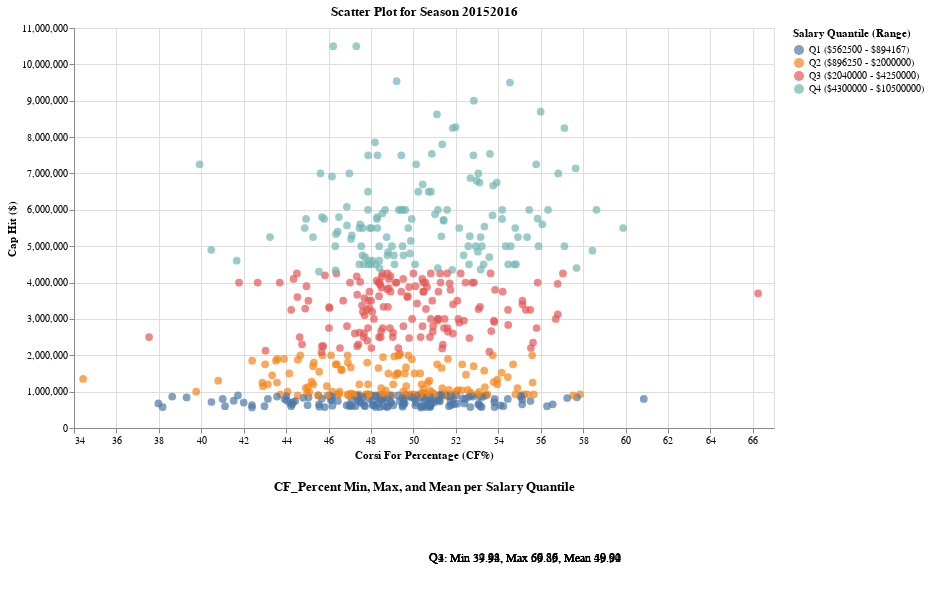

Write notebook code for a chart like this one.
### Code cell
import os

import altair as alt
import pandas as pd
from sqlalchemy import create_engine

from db_utils import get_db_engine, get_metadata

# Initialize database connection
engine = get_db_engine()

# Select the season you want to visualize
season = "20152016"

# Query the data for the selected season
query = f"""
SELECT "player_id", "capHit", "CF_Percent"
FROM public.aggregated_corsi_{season}
"""  # SQL query to fetch player ID, salary, and CF% for the selected season

# Fetch the data from the database
df = pd.read_sql(query, engine)

# Ensure the 'capHit' and 'CF_Percent' columns are numeric
df["capHit"] = pd.to_numeric(df["capHit"], errors="coerce")
df["CF_Percent"] = pd.to_numeric(df["CF_Percent"], errors="coerce")

# Remove any rows with missing data in either 'capHit' or 'CF_Percent'
df = df.dropna(subset=["capHit", "CF_Percent"])

# Compute salary quantiles ('Q1' to 'Q4') for the selected season based on 'capHit'
df["Salary_Quantile"] = pd.qcut(df["capHit"], 4, labels=["Q1", "Q2", "Q3", "Q4"])

# Compute the salary range (min and max) for each quantile
salary_ranges = (
    df.groupby("Salary_Quantile")["capHit"].agg(["min", "max"]).reset_index()
)

# Create a new column with formatted quantile labels that include the salary range
salary_ranges["quantile_label"] = salary_ranges.apply(
    lambda row: f"{row['Salary_Quantile']} (${row['min']:.0f} - ${row['max']:.0f})",
    axis=1,
)

# Merge the salary range labels back into the original dataframe
df = df.merge(
    salary_ranges[["Salary_Quantile", "quantile_label"]],
    on="Salary_Quantile",
    how="left",
)

# Calculate min, max, and mean CF_Percent for each salary quantile within the 20152016 season
quantile_stats = (
    df.groupby("Salary_Quantile")["CF_Percent"]
    .agg(["min", "max", "mean"])
    .reset_index()
)

# Create a formatted string for each quantile's statistics
quantile_stats["cf_percent_stats"] = quantile_stats.apply(
    lambda row: f"{row['Salary_Quantile']}: Min {row['min']:.2f}, Max {row['max']:.2f}, Mean {row['mean']:.2f}",
    axis=1,
)

# Create the scatter plot for the selected season
scatter_plot = (
    alt.Chart(df)
    .mark_circle(size=60)  # Size of the circles
    .encode(
        x=alt.X(
            "CF_Percent",
            title="Corsi For Percentage (CF%)",
            scale=alt.Scale(domain=[34, 67]),
        ),
        y=alt.Y("capHit", title="Cap Hit ($)"),  # Y-axis for capHit
        color=alt.Color(
            "quantile_label:N", title="Salary Quantile (Range)"
        ),  # Color points by Salary Quantile with ranges
        tooltip=[
            "player_id",
            "CF_Percent",
            "capHit",
            "quantile_label",
        ],  # Add player_id to the tooltip
    )
    .properties(title=f"Scatter Plot for Season {season}", width=700, height=400)
)

# Create a table with the CF_Percent stats and place it below the scatter plot
cf_percent_table = (
    alt.Chart(quantile_stats)
    .mark_text(align="left", baseline="top", dx=5, dy=5, fontSize=12, color="black")
    .encode(text="cf_percent_stats:N")
    .properties(
        title="CF_Percent Min, Max, and Mean per Salary Quantile", width=700, height=100
    )
)

# Concatenate the scatter plot and the CF_Percent table vertically
combined_chart = alt.vconcat(scatter_plot, cf_percent_table)

# Enable default rendering
alt.renderers.enable("default")

# Display the combined chart
combined_chart

### Figure 1 — Vega-Lite specification as saved in the notebook (floating-point values rounded to 4 significant figures; data arrays with more than 128 entries replaced by an {"elided": "..."} marker saying what was removed)
{"config": {"view": {"continuousWidth": 300, "continuousHeight": 300}}, "vconcat": [{"data": {"name": "data-0f60b929e54365eced0eb0fc7a92179e"}, "mark": {"type": "circle", "size": 60}, "encoding": {"color": {"field": "quantile_label", "title": "Salary Quantile (Range)", "type": "nominal"}, "tooltip": [{"field": "player_id", "type": "quantitative"}, {"field": "CF_Percent", "type": "quantitative"}, {"field": "capHit", "type": "quantitative"}, {"field": "quantile_label", "type": "nominal"}], "x": {"field": "CF_Percent", "scale": {"domain": [34, 67]}, "title": "Corsi For Percentage (CF%)", "type": "quantitative"}, "y": {"field": "capHit", "title": "Cap Hit ($)", "type": "quantitative"}}, "height": 400, "title": "Scatter Plot for Season 20152016", "width": 700}, {"data": {"name": "data-277fc95a09238aa1da9d26e007136c0b"}, "mark": {"type": "text", "align": "left", "baseline": "top", "color": "black", "dx": 5, "dy": 5, "fontSize": 12}, "encoding": {"text": {"field": "cf_percent_stats", "type": "nominal"}}, "height": 100, "title": "CF_Percent Min, Max, and Mean per Salary Quantile", "width": 700}], "$schema": "https://vega.github.io/schema/vega-lite/v5.20.1.json", "datasets": {"data-0f60b929e54365eced0eb0fc7a92179e": {"elided": "590 records"}, "data-277fc95a09238aa1da9d26e007136c0b": [{"Salary_Quantile": "Q1", "min": 37.98, "max": 60.86, "mean": 49.02, "cf_percent_stats": "Q1: Min 37.98, Max 60.86, Mean 49.02"}, {"Salary_Quantile": "Q2", "min": 34.43, "max": 57.86, "mean": 48.91, "cf_percent_stats": "Q2: Min 34.43, Max 57.86, Mean 48.91"}, {"Salary_Quantile": "Q3", "min": 37.54, "max": 66.25, "mean": 49.74, "cf_percent_stats": "Q3: Min 37.54, Max 66.25, Mean 49.74"}, {"Salary_Quantile": "Q4", "min": 39.92, "max": 59.89, "mean": 50.5, "cf_percent_stats": "Q4: Min 39.92, Max 59.89, Mean 50.50"}]}}
